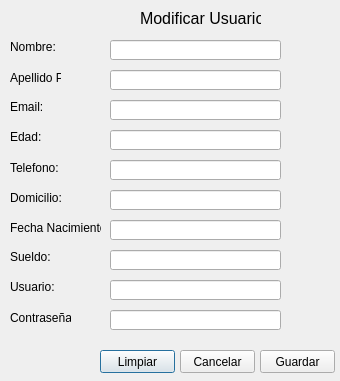
<?xml version="1.0" encoding="UTF-8"?>
<ui version="4.0">
 <class>editarUsuario</class>
 <widget class="QDialog" name="editarUsuario">
  <property name="geometry">
   <rect>
    <x>0</x>
    <y>0</y>
    <width>340</width>
    <height>381</height>
   </rect>
  </property>
  <property name="windowTitle">
   <string>Dialog</string>
  </property>
  <widget class="QLineEdit" name="nom">
   <property name="geometry">
    <rect>
     <x>110</x>
     <y>40</y>
     <width>171</width>
     <height>20</height>
    </rect>
   </property>
  </widget>
  <widget class="QLineEdit" name="ema">
   <property name="geometry">
    <rect>
     <x>110</x>
     <y>100</y>
     <width>171</width>
     <height>20</height>
    </rect>
   </property>
  </widget>
  <widget class="QLabel" name="label_3">
   <property name="geometry">
    <rect>
     <x>10</x>
     <y>70</y>
     <width>51</width>
     <height>16</height>
    </rect>
   </property>
   <property name="text">
    <string>Apellido P:</string>
   </property>
  </widget>
  <widget class="QLabel" name="label_4">
   <property name="geometry">
    <rect>
     <x>10</x>
     <y>100</y>
     <width>46</width>
     <height>13</height>
    </rect>
   </property>
   <property name="text">
    <string>Email:</string>
   </property>
  </widget>
  <widget class="QLabel" name="label">
   <property name="geometry">
    <rect>
     <x>140</x>
     <y>10</y>
     <width>121</width>
     <height>16</height>
    </rect>
   </property>
   <property name="font">
    <font>
     <pointsize>12</pointsize>
    </font>
   </property>
   <property name="text">
    <string>Modificar Usuario</string>
   </property>
  </widget>
  <widget class="QLabel" name="label_2">
   <property name="geometry">
    <rect>
     <x>10</x>
     <y>40</y>
     <width>46</width>
     <height>13</height>
    </rect>
   </property>
   <property name="text">
    <string>Nombre:</string>
   </property>
  </widget>
  <widget class="QLabel" name="label_8">
   <property name="geometry">
    <rect>
     <x>10</x>
     <y>220</y>
     <width>91</width>
     <height>16</height>
    </rect>
   </property>
   <property name="text">
    <string>Fecha Nacimiento:</string>
   </property>
  </widget>
  <widget class="QLabel" name="label_11">
   <property name="geometry">
    <rect>
     <x>10</x>
     <y>310</y>
     <width>61</width>
     <height>16</height>
    </rect>
   </property>
   <property name="text">
    <string>Contraseña</string>
   </property>
  </widget>
  <widget class="QLabel" name="label_5">
   <property name="geometry">
    <rect>
     <x>10</x>
     <y>130</y>
     <width>46</width>
     <height>13</height>
    </rect>
   </property>
   <property name="text">
    <string>Edad:</string>
   </property>
  </widget>
  <widget class="QLineEdit" name="eda">
   <property name="geometry">
    <rect>
     <x>110</x>
     <y>130</y>
     <width>171</width>
     <height>20</height>
    </rect>
   </property>
  </widget>
  <widget class="QLabel" name="label_9">
   <property name="geometry">
    <rect>
     <x>10</x>
     <y>250</y>
     <width>46</width>
     <height>13</height>
    </rect>
   </property>
   <property name="text">
    <string>Sueldo:</string>
   </property>
  </widget>
  <widget class="QLineEdit" name="suel">
   <property name="geometry">
    <rect>
     <x>110</x>
     <y>250</y>
     <width>171</width>
     <height>20</height>
    </rect>
   </property>
  </widget>
  <widget class="QLabel" name="label_10">
   <property name="geometry">
    <rect>
     <x>10</x>
     <y>280</y>
     <width>46</width>
     <height>13</height>
    </rect>
   </property>
   <property name="text">
    <string>Usuario:</string>
   </property>
  </widget>
  <widget class="QLabel" name="label_7">
   <property name="geometry">
    <rect>
     <x>10</x>
     <y>190</y>
     <width>51</width>
     <height>16</height>
    </rect>
   </property>
   <property name="text">
    <string>Domicilio:</string>
   </property>
  </widget>
  <widget class="QPushButton" name="pushButton_2">
   <property name="geometry">
    <rect>
     <x>100</x>
     <y>350</y>
     <width>75</width>
     <height>23</height>
    </rect>
   </property>
   <property name="text">
    <string>Limpiar</string>
   </property>
  </widget>
  <widget class="QLineEdit" name="tel">
   <property name="geometry">
    <rect>
     <x>110</x>
     <y>160</y>
     <width>171</width>
     <height>20</height>
    </rect>
   </property>
  </widget>
  <widget class="QLabel" name="label_6">
   <property name="geometry">
    <rect>
     <x>10</x>
     <y>160</y>
     <width>51</width>
     <height>16</height>
    </rect>
   </property>
   <property name="text">
    <string>Telefono:</string>
   </property>
  </widget>
  <widget class="QPushButton" name="pushButton_3">
   <property name="geometry">
    <rect>
     <x>180</x>
     <y>350</y>
     <width>75</width>
     <height>23</height>
    </rect>
   </property>
   <property name="text">
    <string>Cancelar</string>
   </property>
  </widget>
  <widget class="QLineEdit" name="usu">
   <property name="geometry">
    <rect>
     <x>110</x>
     <y>280</y>
     <width>171</width>
     <height>20</height>
    </rect>
   </property>
  </widget>
  <widget class="QLineEdit" name="fena">
   <property name="geometry">
    <rect>
     <x>110</x>
     <y>220</y>
     <width>171</width>
     <height>20</height>
    </rect>
   </property>
  </widget>
  <widget class="QLineEdit" name="apel">
   <property name="geometry">
    <rect>
     <x>110</x>
     <y>70</y>
     <width>171</width>
     <height>20</height>
    </rect>
   </property>
  </widget>
  <widget class="QLineEdit" name="con">
   <property name="geometry">
    <rect>
     <x>110</x>
     <y>310</y>
     <width>171</width>
     <height>20</height>
    </rect>
   </property>
  </widget>
  <widget class="QLineEdit" name="dom">
   <property name="geometry">
    <rect>
     <x>110</x>
     <y>190</y>
     <width>171</width>
     <height>20</height>
    </rect>
   </property>
  </widget>
  <widget class="QPushButton" name="pushButton">
   <property name="geometry">
    <rect>
     <x>260</x>
     <y>350</y>
     <width>75</width>
     <height>23</height>
    </rect>
   </property>
   <property name="text">
    <string>Guardar</string>
   </property>
  </widget>
 </widget>
 <resources/>
 <connections/>
</ui>
